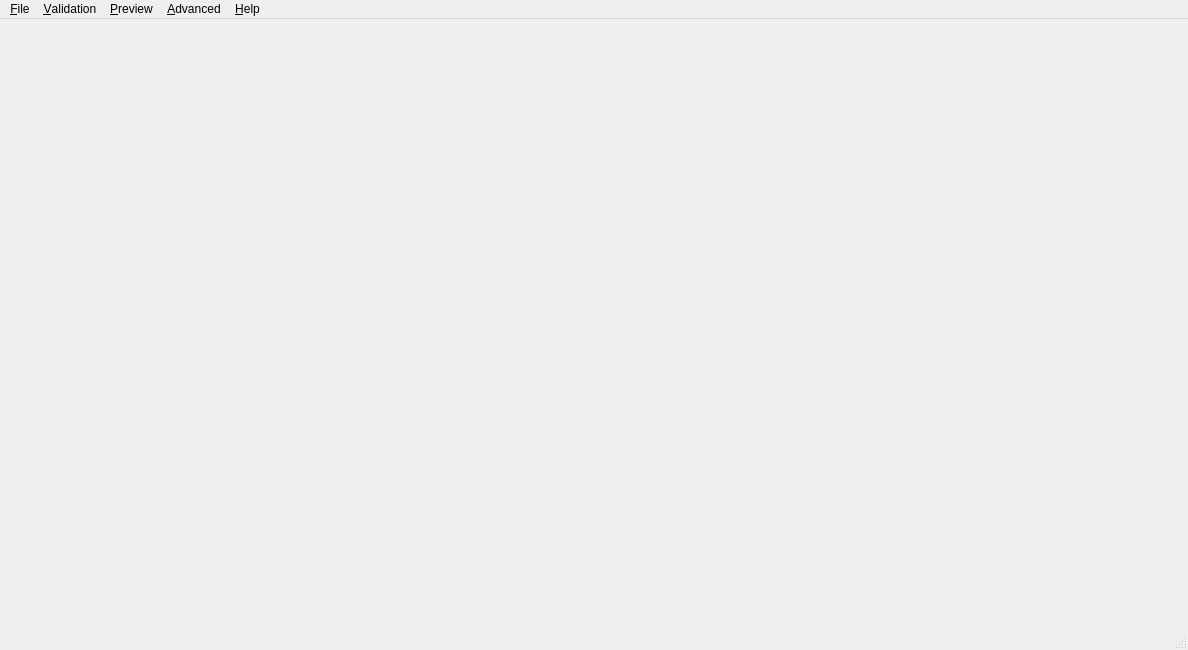
<?xml version="1.0" encoding="UTF-8"?>
<ui version="4.0">
 <class>MainWindow</class>
 <widget class="QMainWindow" name="MainWindow">
  <property name="geometry">
   <rect>
    <x>0</x>
    <y>0</y>
    <width>1188</width>
    <height>650</height>
   </rect>
  </property>
  <property name="windowTitle">
   <string>Metadata Wizard</string>
  </property>
  <property name="windowIcon">
   <iconset>
    <normaloff>icons/Ducky.ico</normaloff>icons/Ducky.ico</iconset>
  </property>
  <property name="iconSize">
   <size>
    <width>64</width>
    <height>64</height>
   </size>
  </property>
  <property name="toolButtonStyle">
   <enum>Qt::ToolButtonTextOnly</enum>
  </property>
  <widget class="QWidget" name="centralwidget">
   <layout class="QVBoxLayout" name="MainLayout">
    <property name="spacing">
     <number>0</number>
    </property>
    <property name="leftMargin">
     <number>0</number>
    </property>
    <property name="topMargin">
     <number>0</number>
    </property>
    <property name="rightMargin">
     <number>0</number>
    </property>
    <property name="bottomMargin">
     <number>0</number>
    </property>
    <item>
     <widget class="QFrame" name="frame">
      <property name="frameShape">
       <enum>QFrame::NoFrame</enum>
      </property>
      <property name="frameShadow">
       <enum>QFrame::Raised</enum>
      </property>
      <property name="lineWidth">
       <number>0</number>
      </property>
     </widget>
    </item>
   </layout>
  </widget>
  <widget class="QMenuBar" name="menubar">
   <property name="geometry">
    <rect>
     <x>0</x>
     <y>0</y>
     <width>1188</width>
     <height>21</height>
    </rect>
   </property>
   <property name="defaultUp">
    <bool>false</bool>
   </property>
   <property name="nativeMenuBar">
    <bool>false</bool>
   </property>
   <widget class="QMenu" name="menuFile">
    <property name="acceptDrops">
     <bool>false</bool>
    </property>
    <property name="title">
     <string>&amp;File</string>
    </property>
    <property name="toolTipsVisible">
     <bool>true</bool>
    </property>
    <widget class="QMenu" name="menuRecent_Files">
     <property name="title">
      <string>Recent Files</string>
     </property>
    </widget>
    <addaction name="actionNew"/>
    <addaction name="actionOpen"/>
    <addaction name="separator"/>
    <addaction name="actionSave"/>
    <addaction name="actionSave_as"/>
    <addaction name="actionExport"/>
    <addaction name="separator"/>
    <addaction name="menuRecent_Files"/>
    <addaction name="separator"/>
    <addaction name="actionExit"/>
   </widget>
   <widget class="QMenu" name="menuValidate">
    <property name="title">
     <string>&amp;Validation</string>
    </property>
    <property name="toolTipsVisible">
     <bool>true</bool>
    </property>
    <addaction name="actionRun_Validation"/>
    <addaction name="actionClear_validation"/>
    <addaction name="separator"/>
    <addaction name="actionSpelling_flag"/>
    <addaction name="separator"/>
    <addaction name="generate_review"/>
   </widget>
   <widget class="QMenu" name="menuPreview">
    <property name="sizePolicy">
     <sizepolicy hsizetype="Preferred" vsizetype="Preferred">
      <horstretch>0</horstretch>
      <verstretch>0</verstretch>
     </sizepolicy>
    </property>
    <property name="title">
     <string>&amp;Preview</string>
    </property>
    <property name="toolTipsVisible">
     <bool>true</bool>
    </property>
    <addaction name="actionPreview"/>
   </widget>
   <widget class="QMenu" name="menuAdvanced">
    <property name="title">
     <string>&amp;Advanced</string>
    </property>
    <property name="toolTipsVisible">
     <bool>true</bool>
    </property>
    <widget class="QMenu" name="menuOptional_Sections">
     <property name="toolTip">
      <string>Choose which optional sections to remove from the output record altogether.</string>
     </property>
     <property name="title">
      <string>Include Sections</string>
     </property>
     <addaction name="actionData_Quality"/>
     <addaction name="actionSpatial"/>
     <addaction name="actionEntity_and_Attribute"/>
     <addaction name="actionDistribution"/>
    </widget>
    <addaction name="actionSettings"/>
    <addaction name="separator"/>
    <addaction name="actionLaunch_Jupyter"/>
    <addaction name="separator"/>
    <addaction name="menuOptional_Sections"/>
   </widget>
   <widget class="QMenu" name="menuHelp">
    <property name="title">
     <string>&amp;Help</string>
    </property>
    <property name="toolTipsVisible">
     <bool>true</bool>
    </property>
    <addaction name="actionLaunch_Help"/>
    <addaction name="separator"/>
    <addaction name="actionCheck_for_Updates"/>
    <addaction name="separator"/>
    <addaction name="actionAbout"/>
   </widget>
   <addaction name="menuFile"/>
   <addaction name="menuValidate"/>
   <addaction name="menuPreview"/>
   <addaction name="menuAdvanced"/>
   <addaction name="menuHelp"/>
  </widget>
  <widget class="QStatusBar" name="statusbar">
   <property name="sizeGripEnabled">
    <bool>true</bool>
   </property>
  </widget>
  <action name="actionOpen">
   <property name="text">
    <string>Open</string>
   </property>
   <property name="toolTip">
    <string>Open existing XML document.</string>
   </property>
   <property name="shortcut">
    <string>Ctrl+O</string>
   </property>
   <property name="shortcutContext">
    <enum>Qt::ApplicationShortcut</enum>
   </property>
  </action>
  <action name="actionSave">
   <property name="text">
    <string>Save</string>
   </property>
   <property name="toolTip">
    <string> Save current document to disk.</string>
   </property>
   <property name="shortcut">
    <string>Ctrl+S</string>
   </property>
   <property name="shortcutContext">
    <enum>Qt::ApplicationShortcut</enum>
   </property>
  </action>
  <action name="actionSave_as">
   <property name="text">
    <string>Save as ...</string>
   </property>
   <property name="toolTip">
    <string>Save the current document to a different file name on disk</string>
   </property>
   <property name="shortcut">
    <string>Ctrl+A</string>
   </property>
   <property name="shortcutContext">
    <enum>Qt::ApplicationShortcut</enum>
   </property>
  </action>
  <action name="actionExport">
   <property name="text">
    <string>Export to docx</string>
   </property>
   <property name="toolTip">
    <string>Export the current xml file to a Word docx</string>
   </property>
  </action>
  <action name="actionExit">
   <property name="text">
    <string>Exit</string>
   </property>
   <property name="toolTip">
    <string>Exit the MetadataWizard</string>
   </property>
   <property name="statusTip">
    <string/>
   </property>
   <property name="shortcutContext">
    <enum>Qt::ApplicationShortcut</enum>
   </property>
  </action>
  <action name="actionItem_1">
   <property name="text">
    <string>item 1</string>
   </property>
  </action>
  <action name="actionItem_2">
   <property name="text">
    <string>item 2</string>
   </property>
  </action>
  <action name="actionItem_3">
   <property name="text">
    <string>item 3</string>
   </property>
  </action>
  <action name="actionItem_4">
   <property name="text">
    <string>item 4</string>
   </property>
  </action>
  <action name="actionItem_5">
   <property name="text">
    <string>item 5</string>
   </property>
  </action>
  <action name="actionItem_6">
   <property name="text">
    <string>item 6</string>
   </property>
  </action>
  <action name="actionItem_7">
   <property name="text">
    <string>item 7</string>
   </property>
  </action>
  <action name="actionItem_8">
   <property name="text">
    <string>item 8</string>
   </property>
  </action>
  <action name="actionItem_9">
   <property name="text">
    <string>item 9 </string>
   </property>
  </action>
  <action name="actionItem_10">
   <property name="text">
    <string>item 10</string>
   </property>
  </action>
  <action name="actionRun_Validation">
   <property name="text">
    <string>Run Validation</string>
   </property>
   <property name="toolTip">
    <string>Validate current document against FGDC/BDP schema.</string>
   </property>
   <property name="shortcut">
    <string>Ctrl+Shift+V</string>
   </property>
   <property name="shortcutContext">
    <enum>Qt::ApplicationShortcut</enum>
   </property>
  </action>
  <action name="actionClear_validation">
   <property name="text">
    <string>Clear validation</string>
   </property>
   <property name="toolTip">
    <string>Clear validation errors highlighted currently.</string>
   </property>
   <property name="shortcut">
    <string>Ctrl+Shift+C</string>
   </property>
   <property name="shortcutContext">
    <enum>Qt::ApplicationShortcut</enum>
   </property>
  </action>
  <action name="actionPreview">
   <property name="text">
    <string>Preview</string>
   </property>
   <property name="toolTip">
    <string>Open preview window with current document contents.</string>
   </property>
   <property name="shortcut">
    <string>Ctrl+P</string>
   </property>
   <property name="shortcutContext">
    <enum>Qt::ApplicationShortcut</enum>
   </property>
  </action>
  <action name="actionPull_From_Data">
   <property name="text">
    <string>Pull From Data</string>
   </property>
  </action>
  <action name="actionErrorsListMenu">
   <property name="text">
    <string>ErrorsListMenu</string>
   </property>
  </action>
  <action name="actionNew">
   <property name="text">
    <string>New</string>
   </property>
   <property name="toolTip">
    <string>Create new metadata document, based on current template.</string>
   </property>
   <property name="shortcut">
    <string>Ctrl+N</string>
   </property>
   <property name="shortcutContext">
    <enum>Qt::ApplicationShortcut</enum>
   </property>
  </action>
  <action name="actionBrowseTemplate">
   <property name="text">
    <string>Browse to new template</string>
   </property>
  </action>
  <action name="actionRestoreBuiltIn">
   <property name="text">
    <string>Restore Built-in</string>
   </property>
  </action>
  <action name="actionCurrentTemplate">
   <property name="text">
    <string>Current: Built-in</string>
   </property>
  </action>
  <action name="actionLaunch_Jupyter">
   <property name="enabled">
    <bool>true</bool>
   </property>
   <property name="text">
    <string>Launch Jupyter</string>
   </property>
   <property name="toolTip">
    <string>Launch Jupyter Notebook in browser, with MetadataWizard Python kernel.</string>
   </property>
   <property name="shortcut">
    <string>Ctrl+J</string>
   </property>
   <property name="shortcutContext">
    <enum>Qt::ApplicationShortcut</enum>
   </property>
  </action>
  <action name="actionUpdate">
   <property name="enabled">
    <bool>true</bool>
   </property>
   <property name="text">
    <string>Update</string>
   </property>
  </action>
  <action name="generate_review">
   <property name="text">
    <string>Generate Review Doc</string>
   </property>
   <property name="toolTip">
    <string>Generate a review documnet (.docx format) of current record</string>
   </property>
   <property name="shortcut">
    <string>Ctrl+G</string>
   </property>
   <property name="shortcutContext">
    <enum>Qt::ApplicationShortcut</enum>
   </property>
  </action>
  <action name="actionLaunch_Help">
   <property name="text">
    <string>Launch Help</string>
   </property>
   <property name="toolTip">
    <string>Launch local MetadataWizard Help browser</string>
   </property>
   <property name="shortcut">
    <string>Ctrl+H</string>
   </property>
   <property name="shortcutContext">
    <enum>Qt::ApplicationShortcut</enum>
   </property>
  </action>
  <action name="actionCheck_for_Updates">
   <property name="text">
    <string>Check for Updates</string>
   </property>
   <property name="toolTip">
    <string>Check for application updates</string>
   </property>
   <property name="shortcut">
    <string>Ctrl+U</string>
   </property>
   <property name="shortcutContext">
    <enum>Qt::ApplicationShortcut</enum>
   </property>
  </action>
  <action name="actionAbout">
   <property name="text">
    <string>About</string>
   </property>
   <property name="toolTip">
    <string>More information about the MetadataWizard</string>
   </property>
   <property name="shortcut">
    <string>Ctrl+A</string>
   </property>
   <property name="shortcutContext">
    <enum>Qt::ApplicationShortcut</enum>
   </property>
  </action>
  <action name="actionData_Quality">
   <property name="checkable">
    <bool>true</bool>
   </property>
   <property name="checked">
    <bool>true</bool>
   </property>
   <property name="text">
    <string>Data Quality</string>
   </property>
  </action>
  <action name="actionEntity_and_Attribute">
   <property name="checkable">
    <bool>true</bool>
   </property>
   <property name="checked">
    <bool>true</bool>
   </property>
   <property name="text">
    <string>Entity and Attribute</string>
   </property>
  </action>
  <action name="actionDistribution">
   <property name="checkable">
    <bool>true</bool>
   </property>
   <property name="checked">
    <bool>true</bool>
   </property>
   <property name="text">
    <string>Distribution</string>
   </property>
  </action>
  <action name="actionSpatial">
   <property name="checkable">
    <bool>true</bool>
   </property>
   <property name="checked">
    <bool>true</bool>
   </property>
   <property name="text">
    <string>Spatial</string>
   </property>
  </action>
  <action name="actionSpelling_flag">
   <property name="text">
    <string>Turn Spelling OFF</string>
   </property>
  </action>
  <action name="actionSettings">
   <property name="text">
    <string>Settings</string>
   </property>
  </action>
 </widget>
 <resources/>
 <connections/>
</ui>
